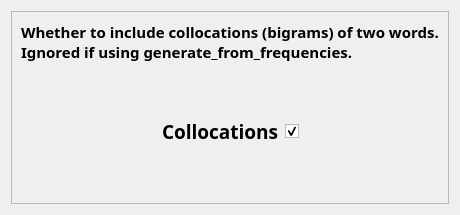
                       <widget class="QWidget" name="parameters_windowPage7">
                        <attribute name="title">
                         <string>CLC</string>
                        </attribute>
                        <layout class="QVBoxLayout" name="verticalLayout_15">
                         <item>
                          <widget class="QFrame" name="frame_9">
                           <property name="frameShape">
                            <enum>QFrame::StyledPanel</enum>
                           </property>
                           <property name="frameShadow">
                            <enum>QFrame::Raised</enum>
                           </property>
                           <layout class="QVBoxLayout" name="verticalLayout_14">
                            <item>
                             <widget class="QLabel" name="label_8">
                              <property name="font">
                               <font>
                                <family>IBM Plex Sans</family>
                                <pointsize>11</pointsize>
                                <bold>true</bold>
                                <kerning>true</kerning>
                               </font>
                              </property>
                              <property name="text">
                               <string>Whether to include collocations (bigrams) of two words.
Ignored if using generate_from_frequencies.</string>
                              </property>
                             </widget>
                            </item>
                            <item>
                             <spacer name="verticalSpacer_5">
                              <property name="orientation">
                               <enum>Qt::Vertical</enum>
                              </property>
                              <property name="sizeHint" stdset="0">
                               <size>
                                <width>20</width>
                                <height>40</height>
                               </size>
                              </property>
                             </spacer>
                            </item>
                            <item>
                             <widget class="QFrame" name="frame_10">
                              <layout class="QHBoxLayout" name="horizontalLayout_18">
                               <item>
                                <spacer name="horizontalSpacer_8">
                                 <property name="orientation">
                                  <enum>Qt::Horizontal</enum>
                                 </property>
                                 <property name="sizeHint" stdset="0">
                                  <size>
                                   <width>40</width>
                                   <height>20</height>
                                  </size>
                                 </property>
                                </spacer>
                               </item>
                               <item>
                                <widget class="QLabel" name="label_collocations">
                                 <property name="font">
                                  <font>
                                   <family>Play</family>
                                   <pointsize>14</pointsize>
                                   <bold>true</bold>
                                   <kerning>true</kerning>
                                  </font>
                                 </property>
                                 <property name="text">
                                  <string>Collocations</string>
                                 </property>
                                </widget>
                               </item>
                               <item>
                                <widget class="QCheckBox" name="collocations_checkbox">
                                 <property name="font">
                                  <font>
                                   <family>Play</family>
                                   <pointsize>14</pointsize>
                                   <bold>true</bold>
                                   <kerning>true</kerning>
                                  </font>
                                 </property>
                                 <property name="text">
                                  <string/>
                                 </property>
                                 <property name="checked">
                                  <bool>true</bool>
                                 </property>
                                 <property name="tristate">
                                  <bool>false</bool>
                                 </property>
                                </widget>
                               </item>
                               <item>
                                <spacer name="horizontalSpacer_7">
                                 <property name="orientation">
                                  <enum>Qt::Horizontal</enum>
                                 </property>
                                 <property name="sizeHint" stdset="0">
                                  <size>
                                   <width>40</width>
                                   <height>20</height>
                                  </size>
                                 </property>
                                </spacer>
                               </item>
                              </layout>
                             </widget>
                            </item>
                            <item>
                             <spacer name="verticalSpacer_4">
                              <property name="orientation">
                               <enum>Qt::Vertical</enum>
                              </property>
                              <property name="sizeHint" stdset="0">
                               <size>
                                <width>20</width>
                                <height>40</height>
                               </size>
                              </property>
                             </spacer>
                            </item>
                           </layout>
                          </widget>
                         </item>
                        </layout>
                       </widget>
